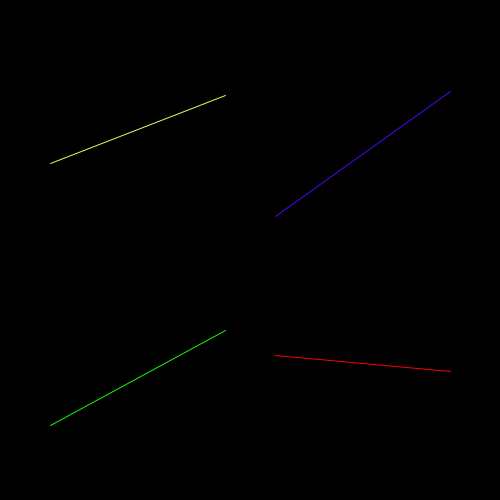
Frame 1 (no input)
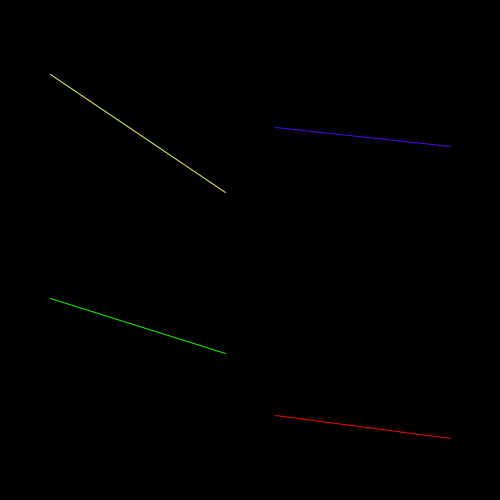
Frame 60 (the mouse pressed at the canvas centre just before this capture)
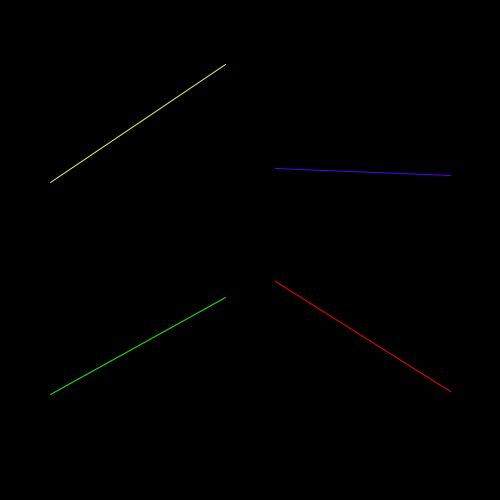
Frame 120 (the mouse held since frame 60 and released just before this capture)

The Processing sketch that drew these frames (run headless with seeded random() and noise(); from frame 60 on, the mouse is pressed at the canvas centre):

// Processing sketch: processing_184390
// ── processing_184390.pde

/* Created by Terry Moore with reference from Brandon Messner's "Crazy Coloured Lines"
Art 3001
Contact: terryjuku@yahoo.com
Date Modified: 2.5.15
*/


float x;


void setup () {
  size (500, 500);
}
  
void draw() 
{background(0);

x= width/10; //establishing the margin


//yellow line far left
stroke  (242, 242, 90); //yellow color

//   (x1    y1 (constrained ranges)   x2          y2 (constrained ranges)
line (x, random(x, height/2-x/2), width/2-x/2, random(x, height/2-x/2));
  
  
//blue line far right
stroke (80, 3, 247); //blue color
//   (x1           y1 (constrained ranges)   x2      y2 (constrained ranges)
line (width/2+x/2, random(x, height/2-x/2), width-x, random(x, height/2-x/2));

//green line
stroke (19, 247, 3); //green color
//   (x1 y1 (constrained ranges)         x2           y2 (constrained ranges)
line (x, random(height/2+x/2, height-x), width/2-x/2, random(height/2+x/2, height-x));

//red line
stroke (247, 3, 3); //red color
//   (x1           y1 (constrained ranges)        x2       y2 (constrained ranges)
line (width/2+x/2, random(height/2+x/2, height-x), width-x, random(height/2+x/2, height-x));
}
